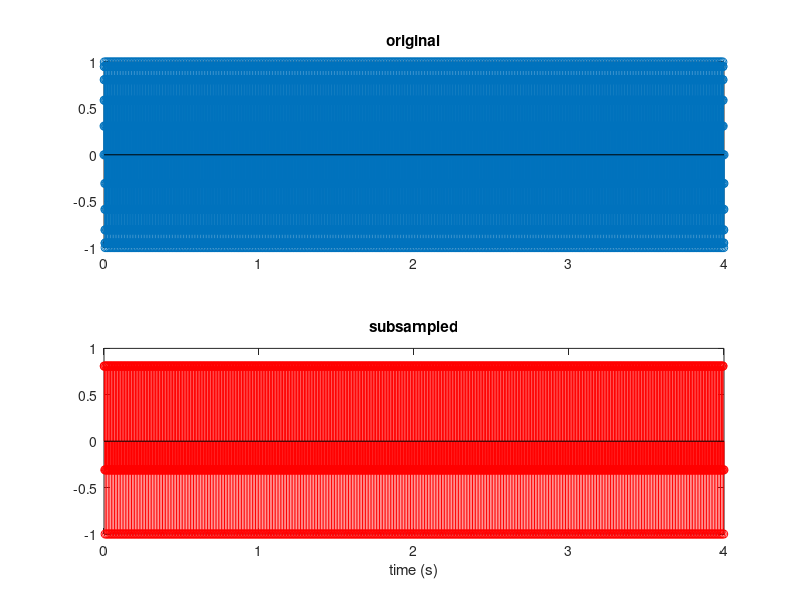

Reproduce this figure in MATLAB.
%%%%%%%% BIOL 680 Week 3 sandbox  %%%%%%%%%%%%%%

%% create a sample data set of 100Hz sampled at 2kHz
fs1 = 2000;
tvec = 0:1/fs1:4; % construct time axis, sampled at 2kHz
 
freq1 = 100;
y = sin(2*pi*freq1*tvec); % 100Hz signal
 
ax1 = subplot(211);
stem(tvec,y); title('original');
%%  Naive downsampling
subsample_factor = 4;
 
tvec2 = tvec(subsample_factor:subsample_factor:end); % take every 4th sample
y2 = y(subsample_factor:subsample_factor:end);
 
ax2 = subplot(212);
stem(tvec2,y2,'r'); title('subsampled');
xlabel('time (s)');